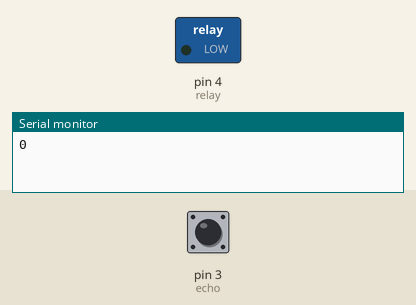
Simulated run of this sketch. Board: Arduino Uno, built with avr-gcc and run on an emulated ATmega328P. On the bench: switched loads named in the sketch (green lamp = pin HIGH), the last lines printed to the serial monitor. The inputs (shaded band) are chosen by the test bench; at power-on: pin 3 (echo) LOW. Pins used as bus, display or sensor lines are not drawn.

Above: at 1.2 s.
1.3 s: pin 3 (echo) pulsed HIGH 2 times (0.12 s each, 0.3 s apart)
At 2.1 s:
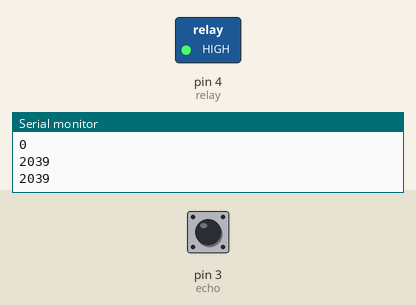
Timing chart, 0 to 4.3 s (numbered marks = the images above; inputs shaded):
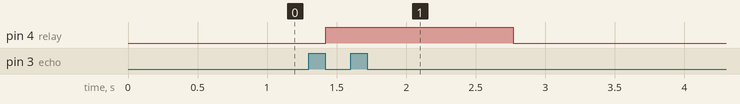

Measured:
- after the input at 1.3 s, pin 4 (relay): LOW → HIGH after 0.12 s, → LOW 1.4 s later

The sketch:

water_level_pump.ino
```cpp
const int trig = 2;
const int echo = 3;
const int relay = 4;

int measureDistance()
{
   unsigned long duration;
   int distance;
   delay(50);
   digitalWrite(trig, 0);
   delayMicroseconds(2);
   digitalWrite(trig,1);
   duration = pulseIn(echo, HIGH);
   distance = int(duration/2/29.412);
   return (distance);
}

void setup() {
  Serial.begin(9600);
  pinMode(2, OUTPUT);
  pinMode(3, INPUT);
  pinMode(4, OUTPUT);

  digitalWrite(relay, 0);
}

void loop() {
  int value = measureDistance();
  Serial.println(value);

    if (value > 15)
    {
      digitalWrite(relay, 1);
      //delay(5000);
    }

    if (value <= 10)
    {
      digitalWrite(relay, 0);
      //delay(5000);
    }
}
```
